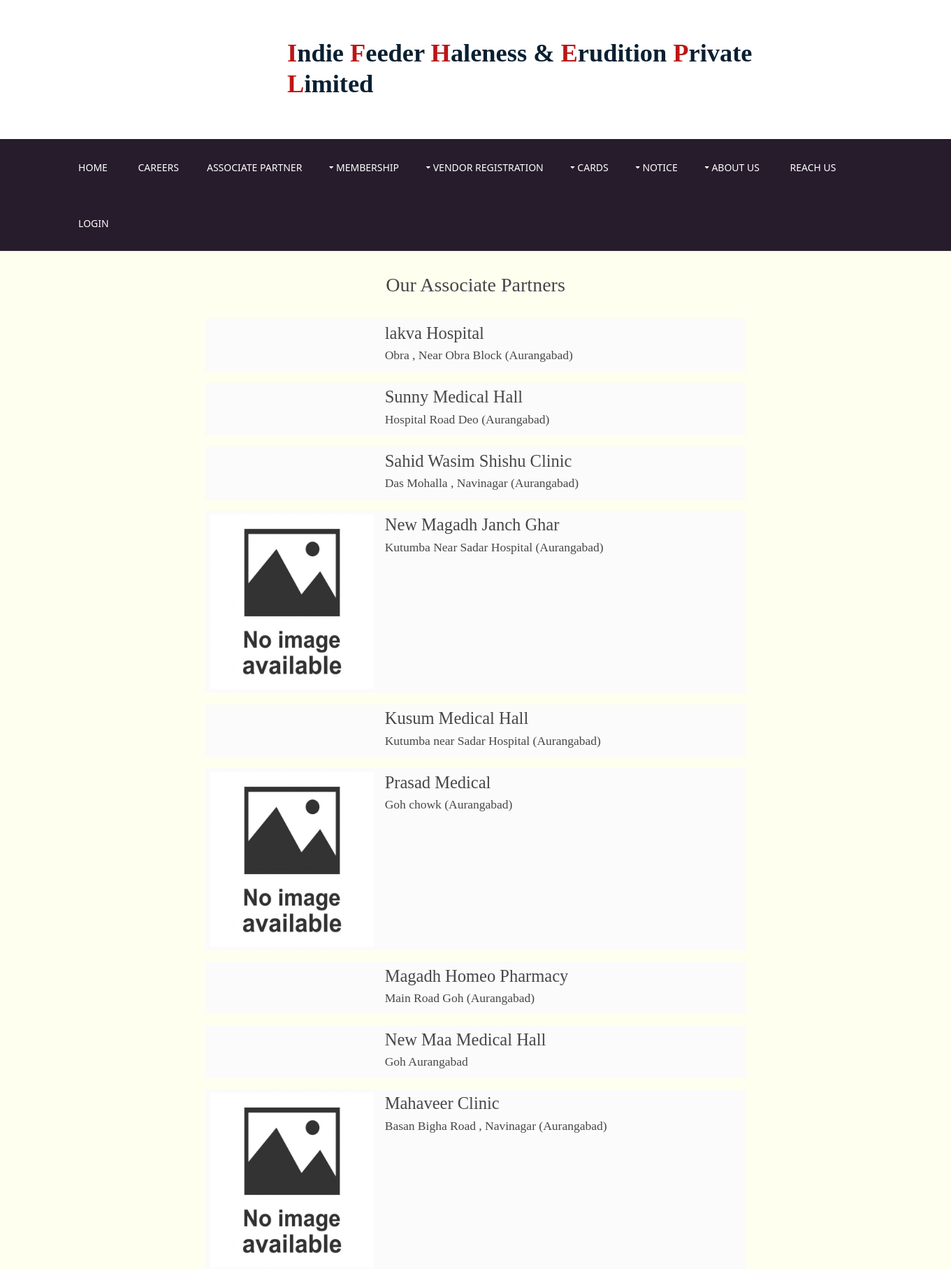
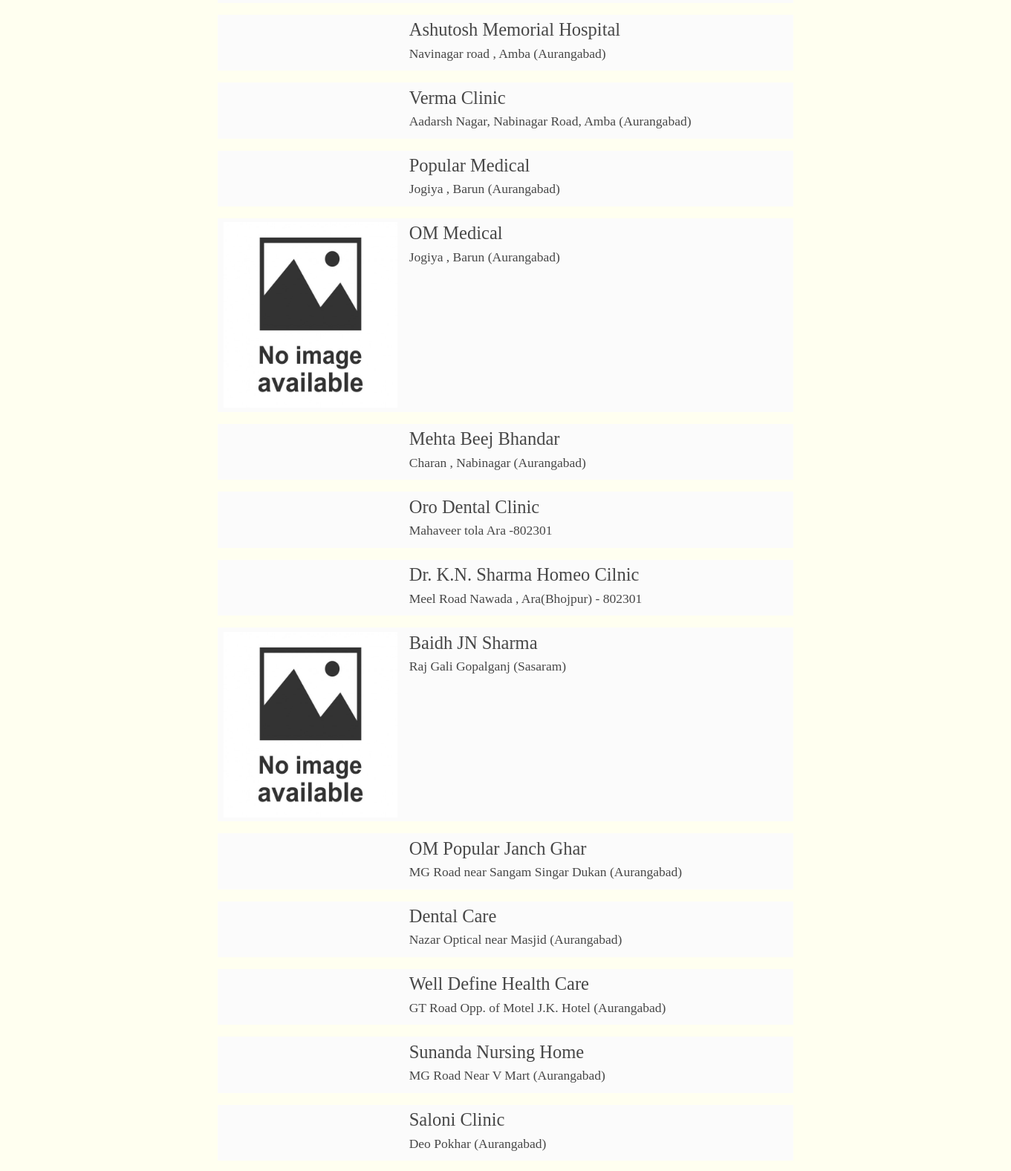
The app's page /associate-partner (upper part) with its own data (2 pictures, top to bottom).
### ifheplapp/models.py (models this page shows, shortened)
class AssociatePartner(models.Model):
    partnerName = models.CharField(max_length=300, default="")
    partnerAddress = models.CharField(max_length=600, default="", blank=True)
    partnerImage = models.FileField(upload_to="Associate Partner/")
    slug = AutoSlugField(populate_from='partnerName')

### ifheplapp/views.py (the view)
# urls.py: path('associate-partner', views.associate, name="associate_partner"),
def associate(request):
    associate_partners = AssociatePartner.objects.all().order_by('-id')
    return render(request, "associate.html", {'associate_partners': associate_partners})

### ifheplapp/templates/associate.html (shortened to what this page needs)
{% extends 'extends/base.html' %}
{% block body %}
<div class="row1" style="background-color: rgb(255, 255, 240);">
    <div class="container notice_board" style="max-width: 60%;">
        {% if associate_partners %}
        <div class="my-4 text-center">
            <h2>Our Associate Partners</h2>
        </div>
        <div style=" overflow-wrap: break-word; padding: 10px !important;">
            {% for associate_partner in associate_partners %}
            <table>
                <td style="width: 250px">
                    <img src="/media/{{associate_partner.partnerImage}}" style="height: 250px !important;" alt="">
                </td>
                <td>
                    <strong>
                        <h3>{{associate_partner.partnerName}}</h3>
                    </strong>
                    <h5>{{associate_partner.partnerAddress}}</h5>
                </td>
            </table>
            {% endfor %}
        </div>
        {% else %}
        <div class="my-2 text-center">
            <img src="/static/images/unnamed.png" style="width: 768px;" alt="">
        </div>
        {% endif %}
    </div>
</div>
{% endblock body %}

### ifheplapp/static/styles/layout.css (style rules this page uses)
.row1 { border-top:1px solid; }
.container { padding:80px 0; }
*, *::before, *::after { transition:all .3s ease-in-out; }
table, th, td { border:1px solid; border-collapse:collapse; vertical-align:top; }
table, th { table-layout:auto; }
table { width:100%; margin-bottom:15px; }
th, td { padding:5px 8px; }
td { border-width:0 1px; }
body { color:#A8A8A8; background-color:#151618; }
.row1 { color:#474747; background-color:#FFFFFF; border-color:rgba(0,0,0,.1); }
table, th, td, #comments .avatar, #comments input, #comments textarea { border-color:#D7D7D7; }

### ifheplapp/static/styles/framework.css (style rules this page uses)
html { overflow-y:scroll; overflow-x:hidden; }
html, body { margin:0; padding:0; font-size:14px; line-height:1.6em; }
*, *::before, *::after { box-sizing:border-box; }
img { width:auto; max-width:100%; height:auto; margin:0; padding:0; border:none; line-height:normal; vertical-align:middle; }
body, input, textarea, select { font-family:Verdana, Geneva, sans-serif; }
h1, h2, h3, h4, h5, h6, .heading { font-family:Georgia, "Times New Roman", Times, serif; }
::placeholder { opacity:1; }
h1, h2, h3, h4, h5, h6, .heading { margin:0 0 20px 0; font-size:1.4rem; line-height:normal; font-weight:normal; }

### ifheplapp/templates/associate.html (style rules this page uses)
.notice_board { background-color: transparent !important; padding: 10px !important; }
table { border-color: transparent !important; }

### records on screen
AssociatePartner: partnerName "lakva Hospital", partnerAddress "Obra , Near Obra Block (Aurangabad)"
AssociatePartner: partnerName "Sunny Medical Hall", partnerAddress "Hospital Road Deo (Aurangabad)"
AssociatePartner: partnerName "Sahid Wasim Shishu Clinic", partnerAddress "Das Mohalla , Navinagar (Aurangabad)"
AssociatePartner: partnerImage (placeholder picture), partnerName "New Magadh Janch Ghar", partnerAddress "Kutumba Near Sadar Hospital (Aurangabad)"
AssociatePartner: partnerName "Kusum Medical Hall", partnerAddress "Kutumba near Sadar Hospital (Aurangabad)"
AssociatePartner: partnerImage (placeholder picture), partnerName "Prasad Medical", partnerAddress "Goh chowk (Aurangabad)"
AssociatePartner: partnerName "Magadh Homeo Pharmacy", partnerAddress "Main Road Goh (Aurangabad)"
AssociatePartner: partnerName "New Maa Medical Hall", partnerAddress "Goh Aurangabad"
AssociatePartner: partnerImage (placeholder picture), partnerName "Mahaveer Clinic", partnerAddress "Basan Bigha Road , Navinagar (Aurangabad)"
AssociatePartner: partnerName "Ashutosh Memorial Hospital", partnerAddress "Navinagar road , Amba (Aurangabad)"
AssociatePartner: partnerName "Verma Clinic", partnerAddress "Aadarsh Nagar, Nabinagar Road, Amba (Aurangabad)"
AssociatePartner: partnerName "Popular Medical", partnerAddress "Jogiya , Barun (Aurangabad)"
AssociatePartner: partnerImage (placeholder picture), partnerName "OM Medical", partnerAddress "Jogiya , Barun (Aurangabad)"
AssociatePartner: partnerName "Mehta Beej Bhandar", partnerAddress "Charan , Nabinagar (Aurangabad)"
AssociatePartner: partnerName "Oro Dental Clinic", partnerAddress "Mahaveer tola Ara -802301"
AssociatePartner: partnerName "Dr. K.N. Sharma Homeo Cilnic", partnerAddress "Meel Road Nawada , Ara(Bhojpur) - 802301"
AssociatePartner: partnerImage (placeholder picture), partnerName "Baidh JN Sharma", partnerAddress "Raj Gali Gopalganj (Sasaram)"
AssociatePartner: partnerName "OM Popular Janch Ghar", partnerAddress "MG Road near Sangam Singar Dukan (Aurangabad)"
AssociatePartner: partnerName "Dental Care", partnerAddress "Nazar Optical near Masjid (Aurangabad)"
AssociatePartner: partnerName "Well Define Health Care", partnerAddress "GT Road Opp. of Motel J.K. Hotel (Aurangabad)"
AssociatePartner: partnerName "Sunanda Nursing Home", partnerAddress "MG Road Near V Mart (Aurangabad)"
AssociatePartner: partnerName "Saloni Clinic", partnerAddress "Deo Pokhar (Aurangabad)"
